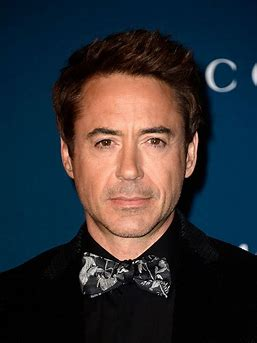
#> input picture opencv_proj1/rdj.jpg, 257 x 343 px
$ python one.py
#> lines starting #> are read from the running program, lines starting #| are printed output that depends on the picture; after the words box and inside, x2 and y2 are one past the last pixel; in counts of white or black regions, pixels touching at a corner belong together
import cv2
import numpy as np

img1=cv2.imread('rdj.jpg',cv2.IMREAD_COLOR)
#> img1 is the input picture: shape (343, 257, 3); mean B, G, R 52.9, 48.1, 47.1

img2=cv2.imread('hemsworth.jpg',cv2.IMREAD_COLOR)
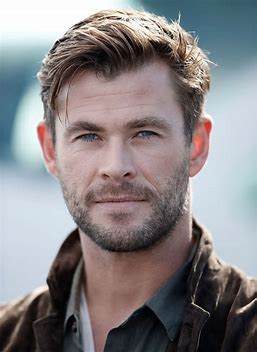
#> input picture opencv_proj1/hemsworth.jpg, 257 x 352 px
#> img2 is the input picture: shape (352, 257, 3); mean B, G, R 133.7, 131.8, 135.3
img3=cv2.imread('random.jpg',cv2.IMREAD_COLOR)
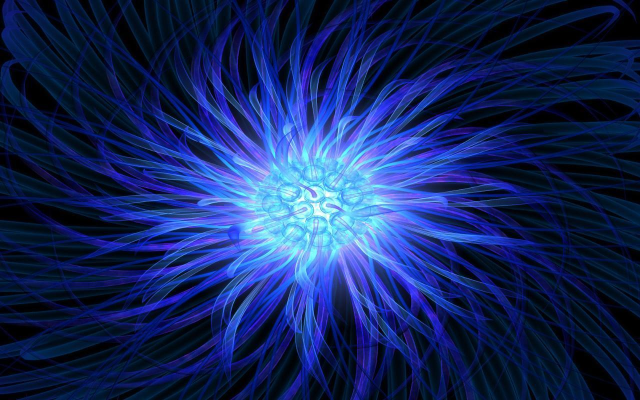
#> input picture opencv_proj1/random.jpg, 1280 x 800 px (shown at 1/2 size)
#> img3 is the input picture: shape (800, 1280, 3); mean B, G, R 94.1, 39.5, 21.2
##cv2.rectangle(img1,(37,43),(215,255), (0,255,0), 3)
##cv2.rectangle(img2,(32,38),(210 ,250), (0,0,255), 3)
face1= img1[43:255,37:215]
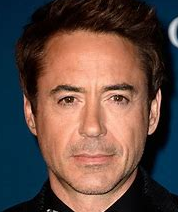
#> face1: shape (212, 178, 3); mean B, G, R 67.6, 75.1, 98.3
face2 = img2[38:250,32:210]
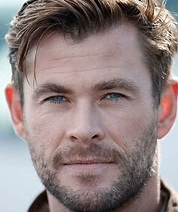
#> face2: shape (212, 178, 3); mean B, G, R 128.6, 129.2, 144.4

face3= img3[0:212, 0:178]
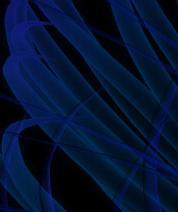
#> face3: shape (212, 178, 3); mean B, G, R 50.3, 18.8, 3.8
img3[0:212, 0:178]=img1[43:255,37:215]
#> img3: shape (800, 1280, 3); 3.69% of pixels changed, all inside (x1, y1, x2, y2) = (0, 0, 178, 212)

img1[43:255,37:215]= face2


img2[38:250,32:210]=img3[0:212, 0:178]

font = cv2.FONT_HERSHEY_SIMPLEX
cv2.putText(img2,'hemsworth',(37,215),font,0.5,(0,0,255),1, cv2.LINE_AA)
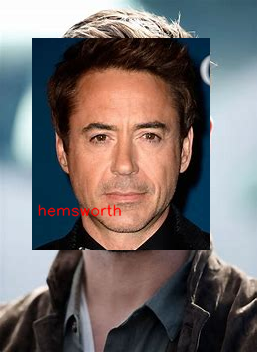
#> img2: shape (352, 257, 3); mean B, G, R 108.1, 109, 116.6
cv2.putText(img1,'Robert Downey Jr.',(30,222),font,0.5,(0,0,255),1, cv2.LINE_AA)
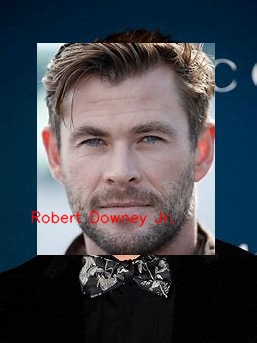
#> img1: shape (343, 257, 3); mean B, G, R 78.3, 70.6, 67.2


##face1=img2[15:140,85:170]
##face2=img3[30:110,50:140]
###face1 85x125
###face2 90x80
##
##face3=cv2.resize(face1, (90, 80))
##face4=cv2.resize(face2, (85, 125))
##
##
##img3[30:110,50:140]=face3
##img2[15:140,85:170]=face4
##cv2.rectangle(img2,(85,15),(170,140),(0,255,0),2)
##
##cv2.rectangle(img3,(50,30),(140,110),(255,0,0),2)
##
##font = cv2.FONT_HERSHEY_SIMPLEX
##cv2.putText(img2,'hemsworth',(85,170),font,0.5,(0,0,255),1, cv2.LINE_AA)
##cv2.putText(img3,'Robert Downey Jr.',(40,140),font,0.5,(0,0,255),1, cv2.LINE_AA)
##
cv2.imshow('rdj',img1)
cv2.imshow('hemsworth',img2)

cv2.waitKey(0)
cv2.destroyAllWindows
